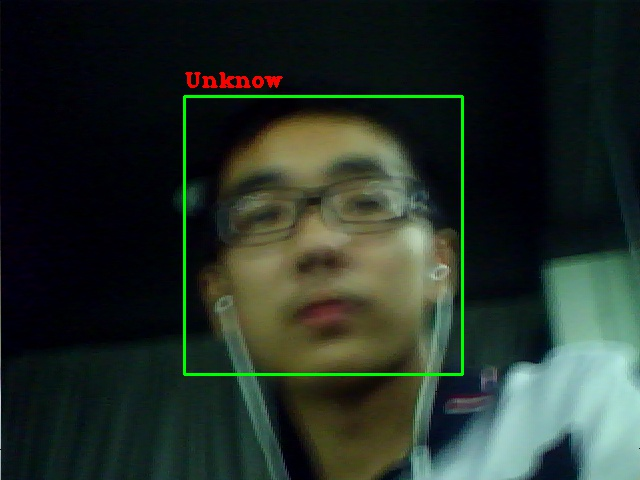
#> input picture data/unknow/2017_05_16_20_48_46.jpg, 640 x 480 px
$ python -i search.py   (imports and definitions only)
#> lines starting #> are read from the running program, lines starting #| are printed output that depends on the picture; after the words box and inside, x2 and y2 are one past the last pixel; in counts of white or black regions, pixels touching at a corner belong together
### DBconnect.py
#-*- coding:utf-8 -*-
import pymysql

def connDB():
    global conn,cur
    conn=pymysql.connect(host='localhost',user='root',passwd='cujam137',db='face',charset="utf8")
    cur=conn.cursor()
    return(conn,cur)

# [9 lines left out: functions exeUpdate, exeDelete, not called in this run]

def exeQuery(cur,sql):
    cur.execute(sql)
    return(cur)

def connClose(conn,cur):
    cur.close()
    conn.close()

### search.py
import cv2
import os
import sys
import shutil
import time
import FaceApi
from DBconnect import *
from PIL import Image,ImageDraw,ImageFont

# [1 line that did not run here, left out]

# [2 lines not run here, left out]

def filelist(dir,topdown=True):
    fileList=[]
    for root, dirs, files in os.walk(dir, topdown):
        for PicName in files:
            fileList.append(os.path.join(root,PicName))
        return fileList

def get_detail():
    sql = "select * from face_data where face_token='%s' "%face_token
    data = exeQuery(cur,sql)
    data_list = []
    for i in data:
        for a in i:
            data_list.append(a)
    stuID,stuname,gender = data_list[0],data_list[1],data_list[3]
    detail=[stuID,stuname]
    print("Stuid:{}".format(stuID))
    print("StuName:{}".format(stuname))
    print("gender:{}".format(gender))
    return detail

def detect(filename):
#> called with filename = 'data/unknow/2017_05_16_20_48_46.jpg'
    global face_token
    count=0
    faces=[]
    face_cascade = cv2.CascadeClassifier("/Face/data/cascades/haarcascade_frontalface_alt.xml")
    img = cv2.imread(filename)
#> img is the input picture: shape (480, 640, 3); mean B, G, R 39.5, 47.8, 36.6
    gray = cv2.cvtColor(img, cv2.COLOR_BGR2GRAY)
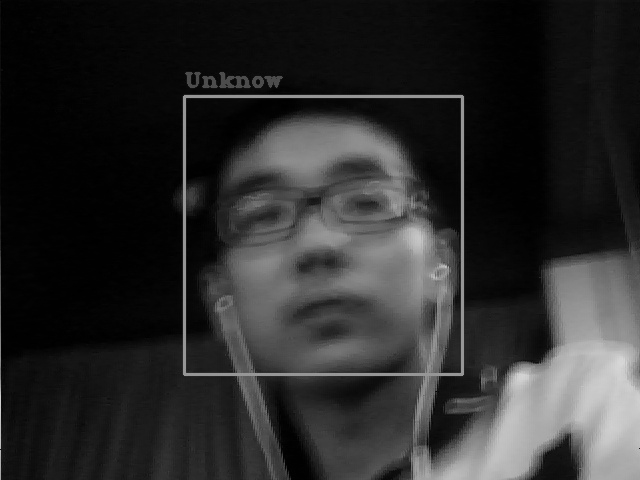
#> gray: shape (480, 640); min 0, max 216, mean 43.5
    faces = face_cascade.detectMultiScale(gray, 1.3, 5)
#> faces = [[186, 97, 271, 271]]

    #ft = cv2.freetype.createFreeType2()
    #ft.loadFontData(fontFileName='/Face/data/font/hua.ttf',id =0)

    for(x,y,w,h) in faces:
        img = cv2.rectangle(img,(x,y),(x+w,y+h),(0,255,255),3)
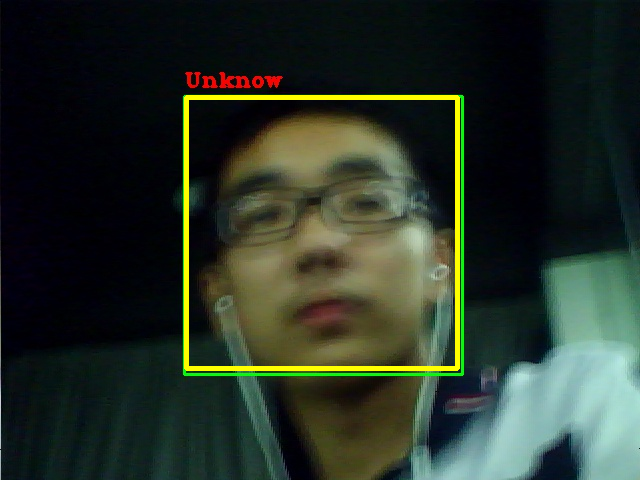
#> img: shape (480, 640, 3); 1.76% of pixels changed, all inside (x1, y1, x2, y2) = (184, 95, 460, 371)
        f = cv2.resize(gray[y:y+h, x:x+w], (200, 200))
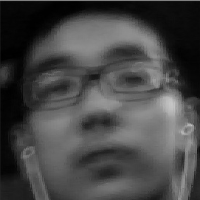
#> f: shape (200, 200); min 0, max 198, mean 70.7
#> (the run stopped early here; a loop or call above may not have finished)

$ run again, on data/unknow/2017_05_17_09_06_19.jpg
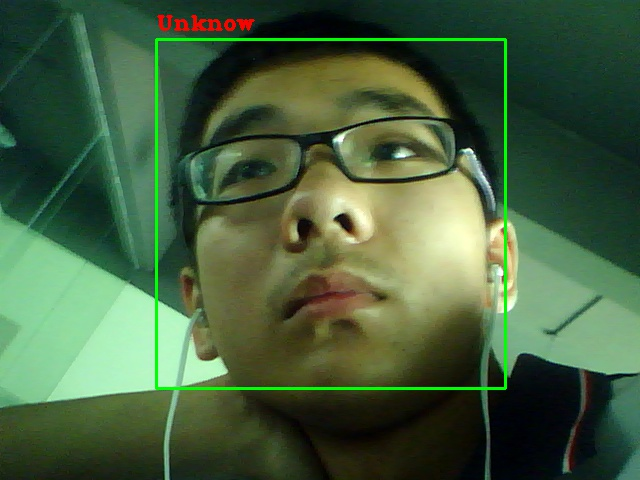
#> input picture data/unknow/2017_05_17_09_06_19.jpg, 640 x 480 px
#> in detect, img is the input picture: shape (480, 640, 3); mean B, G, R 62.8, 95.7, 69.6
#> in detect, `gray = cv2.cvtColor(img, cv2.COLOR_BGR2GRAY)`:
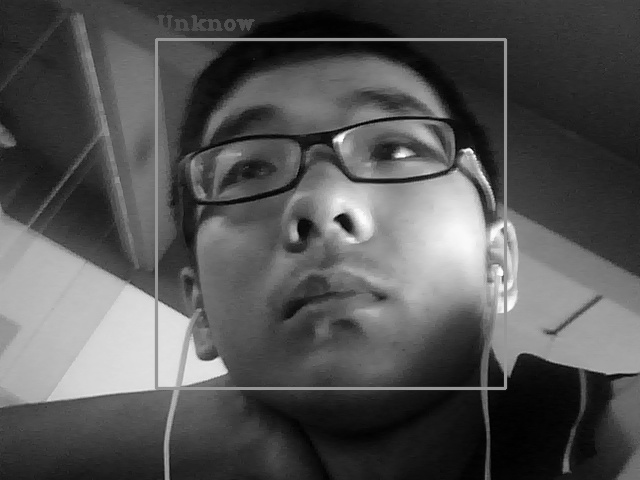
#> gray: shape (480, 640); min 0, max 254, mean 84.1
#> faces = [[177, 30, 344, 344]]
#> img: shape (480, 640, 3); 2.24% of pixels changed, all inside (x1, y1, x2, y2) = (175, 28, 524, 377)
#> in detect, `f = cv2.resize(gray[y:y+h, x:x+w], (200, 200))`:
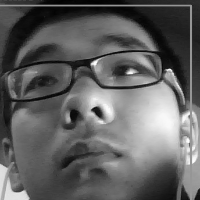
#> f: shape (200, 200); min 0, max 253, mean 96.8
